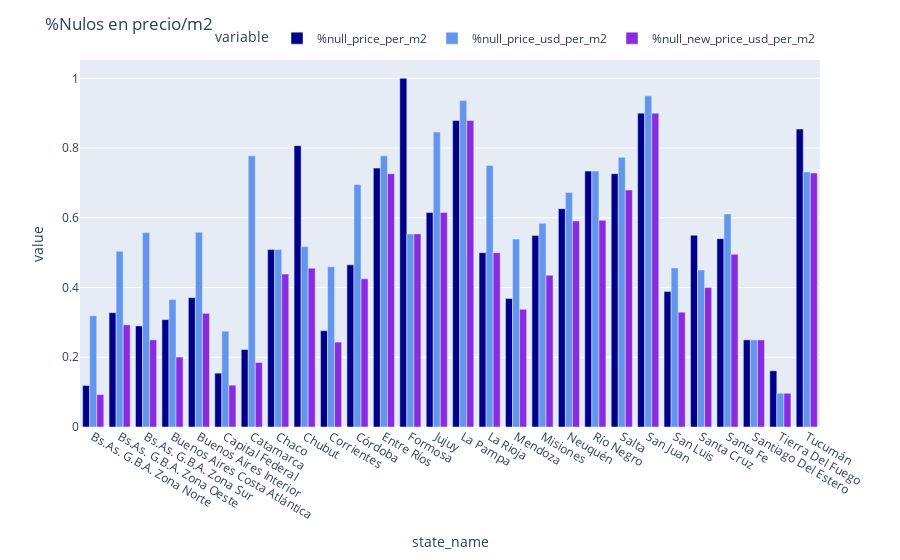

The code cell stored with this chart in its notebook:
### Code cell
fig=px.bar(data_state, x='state_name', 
           y=['%null_price_per_m2','%null_price_usd_per_m2','%null_new_price_usd_per_m2'], 
           hover_data=['total'],
           barmode='group',
          color_discrete_sequence=['DarkBlue','CornFLowerBlue','BlueViolet'])

fig.update_layout(legend=dict(
    orientation="h",
    yanchor="bottom",
    y=1.02,
    xanchor="right",
    x=1
), title='%Nulos en precio/m2')

### Figure 1 — Plotly figure (JSON) as saved in the notebook; plotly's stock layout.template omitted (floating-point values rounded to 4 significant figures)
{"data": [{"alignmentgroup": "True", "customdata": [[25560], [9322], [13952], [10006], [2291], [32316], [27], [57], [259], [583], [12069], [369], [65], [26], [157], [4], [681], [464], [733], [808], [278], [40], [252], [20], [10172], [4], [31], [674]], "hovertemplate": "variable=%null_price_per_m2<br>state_name=%{x}<br>value=%{y}<br>total=%{customdata[0]}<extra></extra>", "legendgroup": "%null_price_per_m2", "marker": {"color": "DarkBlue"}, "name": "%null_price_per_m2", "offsetgroup": "%null_price_per_m2", "orientation": "v", "showlegend": true, "textposition": "auto", "type": "bar", "x": ["Bs.As. G.B.A. Zona Norte", "Bs.As. G.B.A. Zona Oeste", "Bs.As. G.B.A. Zona Sur", "Buenos Aires Costa Atlántica", "Buenos Aires Interior", "Capital Federal", "Catamarca", "Chaco", "Chubut", "Corrientes", "Córdoba", "Entre Ríos", "Formosa", "Jujuy", "La Pampa", "La Rioja", "Mendoza", "Misiones", "Neuquén", "Río Negro", "Salta", "San Juan", "San Luis", "Santa Cruz", "Santa Fe", "Santiago Del Estero", "Tierra Del Fuego", "Tucumán"], "xaxis": "x", "y": [0.119, 0.3278, 0.2899, 0.308, 0.371, 0.1545, 0.2222, 0.5088, 0.8069, 0.2762, 0.4651, 0.7425, 1, 0.6154, 0.879, 0.5, 0.3686, 0.5496, 0.6262, 0.7339, 0.7266, 0.9, 0.3889, 0.55, 0.5402, 0.25, 0.1613, 0.8546], "yaxis": "y"}, {"alignmentgroup": "True", "customdata": [[25560], [9322], [13952], [10006], [2291], [32316], [27], [57], [259], [583], [12069], [369], [65], [26], [157], [4], [681], [464], [733], [808], [278], [40], [252], [20], [10172], [4], [31], [674]], "hovertemplate": "variable=%null_price_usd_per_m2<br>state_name=%{x}<br>value=%{y}<br>total=%{customdata[0]}<extra></extra>", "legendgroup": "%null_price_usd_per_m2", "marker": {"color": "CornFLowerBlue"}, "name": "%null_price_usd_per_m2", "offsetgroup": "%null_price_usd_per_m2", "orientation": "v", "showlegend": true, "textposition": "auto", "type": "bar", "x": ["Bs.As. G.B.A. Zona Norte", "Bs.As. G.B.A. Zona Oeste", "Bs.As. G.B.A. Zona Sur", "Buenos Aires Costa Atlántica", "Buenos Aires Interior", "Capital Federal", "Catamarca", "Chaco", "Chubut", "Corrientes", "Córdoba", "Entre Ríos", "Formosa", "Jujuy", "La Pampa", "La Rioja", "Mendoza", "Misiones", "Neuquén", "Río Negro", "Salta", "San Juan", "San Luis", "Santa Cruz", "Santa Fe", "Santiago Del Estero", "Tierra Del Fuego", "Tucumán"], "xaxis": "x", "y": [0.3191, 0.5041, 0.5576, 0.3654, 0.5587, 0.2748, 0.7778, 0.5088, 0.5174, 0.4597, 0.6956, 0.7778, 0.5538, 0.8462, 0.9363, 0.75, 0.5389, 0.5841, 0.6726, 0.7339, 0.7734, 0.95, 0.4563, 0.45, 0.6107, 0.25, 0.09677, 0.7315], "yaxis": "y"}, {"alignmentgroup": "True", "customdata": [[25560], [9322], [13952], [10006], [2291], [32316], [27], [57], [259], [583], [12069], [369], [65], [26], [157], [4], [681], [464], [733], [808], [278], [40], [252], [20], [10172], [4], [31], [674]], "hovertemplate": "variable=%null_new_price_usd_per_m2<br>state_name=%{x}<br>value=%{y}<br>total=%{customdata[0]}<extra></extra>", "legendgroup": "%null_new_price_usd_per_m2", "marker": {"color": "BlueViolet"}, "name": "%null_new_price_usd_per_m2", "offsetgroup": "%null_new_price_usd_per_m2", "orientation": "v", "showlegend": true, "textposition": "auto", "type": "bar", "x": ["Bs.As. G.B.A. Zona Norte", "Bs.As. G.B.A. Zona Oeste", "Bs.As. G.B.A. Zona Sur", "Buenos Aires Costa Atlántica", "Buenos Aires Interior", "Capital Federal", "Catamarca", "Chaco", "Chubut", "Corrientes", "Córdoba", "Entre Ríos", "Formosa", "Jujuy", "La Pampa", "La Rioja", "Mendoza", "Misiones", "Neuquén", "Río Negro", "Salta", "San Juan", "San Luis", "Santa Cruz", "Santa Fe", "Santiago Del Estero", "Tierra Del Fuego", "Tucumán"], "xaxis": "x", "y": [0.0928, 0.2931, 0.25, 0.2006, 0.3261, 0.1199, 0.1852, 0.4386, 0.4556, 0.2436, 0.425, 0.7263, 0.5538, 0.6154, 0.879, 0.5, 0.3377, 0.4353, 0.5907, 0.5928, 0.6799, 0.9, 0.3294, 0.4, 0.4955, 0.25, 0.09677, 0.7285], "yaxis": "y"}], "layout": {"autosize": true, "barmode": "group", "legend": {"orientation": "h", "title": {"text": "variable"}, "tracegroupgap": 0, "x": 1, "xanchor": "right", "y": 1.02, "yanchor": "bottom"}, "margin": {"t": 60}, "title": {"text": "%Nulos en precio/m2"}, "xaxis": {"anchor": "y", "autorange": true, "domain": [0, 1], "range": [-0.5, 27.5], "title": {"text": "state_name"}, "type": "category"}, "yaxis": {"anchor": "x", "autorange": true, "domain": [0, 1], "range": [0, 1.053], "title": {"text": "value"}, "type": "linear"}}}
